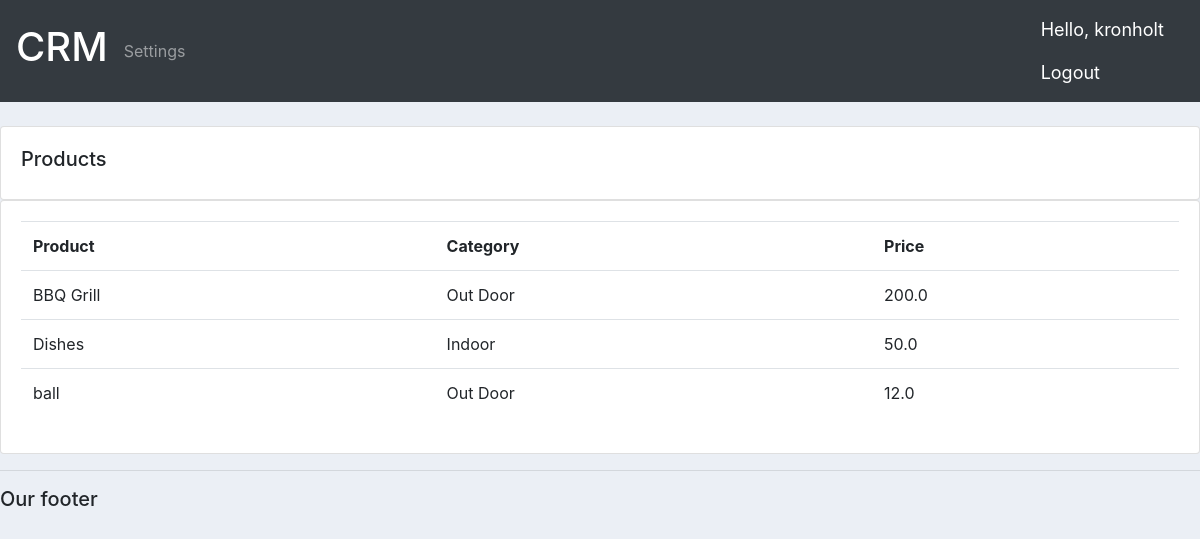
Screenshot of /products/ (signed in) with the database file from the repository.
### accounts/models.py (models this page shows, shortened)
class Product(models.Model):
    CATEGORY = (
        ('Indoor', 'Indooor'),
        ('Out Door', 'Out Door'),
    )
    name =  models.CharField(max_length=200, null=True)
    price = models.FloatField(null=True)
    category =  models.CharField(max_length=200, null=True, choices=CATEGORY)
    description =  models.CharField(max_length=200, null=True, blank=True)
    date_created = models.DateTimeField(auto_now_add=True)
    tags = models.ManyToManyField(Tag)

### accounts/decorators.py (the view)
        def wrapper_func(request, *args, **kwargs):
            group = None
            if request.user.groups.exists():
                group = request.user.groups.all()[0].name
            if group in allowed_roles:
                return view_func(request, *args, **kwargs)
            else:
                return redirect('home')

### accounts/views.py (called while the page is built)
@login_required(login_url='login')
@allowed_users(allowed_roles = ['admin'])
def products(request):
    products = Product.objects.all()
    return render(request, 'accounts/products.html', {'products':products})

### accounts/templates/accounts/products.html
{% extends 'accounts/main.html' %} {% block content %}
<br />
<div class="row">
  <div class="col-md">
    <div class="card card-body">
      <h5>Products</h5>
    </div>
    <div class="card card-body">
      <table class="table">
        <tr>
          <th>Product</th>
          <th>Category</th>
          <th>Price</th>
        </tr>
        {% for i in products %}
        <tr>
          <td>{{i.name}}</td>
          <td>{{i.category}} </td>
          <td>{{i.price}}</td>
        </tr>
        {% endfor %}
      </table>
    </div>
  </div>
</div>
{% endblock %}

### accounts/templates/accounts/navbar.html (shortened to what this page needs)
{% load static %}
<nav class="navbar  navbar-dark bg-dark">
  <a class="navbar-brand" href="{% url 'home' %}"><h1>CRM</h1></a>
    <ul class="navbar-nav mr-auto">
      {% if is_admin %}
      <li class="nav-item">
        <a class="nav-item nav-link" href="{% url 'home' %}">Dashboard</a>
      </li>
      <li class="nav-item">
        <a class="nav-item nav-link" href="{% url 'products' %}">Products</a>
      </li>
      {% else %}
      <li class="nav-item">
        <a class="nav-item nav-link" href="{% url 'account_settings' %}">Settings</a>
      </li>
      {% endif %}
    </ul>
  <span class="navbar-text">
    <p class="hello-msg">Hello, {{request.user}}  </p>
    <a class="hello-msg" href="{% url 'logout' %}">Logout</a>
  </span>
</nav>

### static/css/main.css (style rules this page uses)
body { background-color: #ebeff5; }

### accounts/templates/accounts/navbar.html (style rules this page uses)
.hello-msg { font-size:18px; color:white; margin-right: 20px; }

### rows the page displays
Product: name "BBQ Grill", category "Out Door", price "200.0"
Product: name "Dishes", category "Indoor", price "50.0"
Product: name "ball", category "Out Door", price "12.0"

### other values shown
{{ request.user }} "kronholt"
